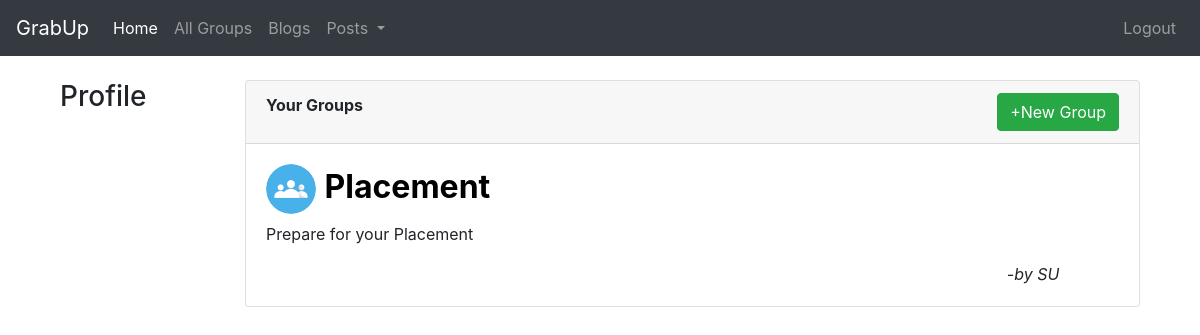
Screenshot of / (signed in) with the database file from the repository.
### blog/models.py (models this page shows, shortened)
class Group(models.Model):
    name=models.CharField(max_length=70,null=False)
    img=models.ImageField(blank=True,null=True)
    disc=models.TextField(null=False)
    creater=models.ForeignKey(User,on_delete=models.CASCADE,null=False)

### blog/views.py (the view)
# urls.py: path("",views.index,name="index"),
@login_required(login_url="loginUser")
def index(request):
    user=User.objects.get(username=request.user.username)
    belong=Belong.objects.filter(user=user)
    group_list=[]
    for b in belong:
        group_list.append(b.group)
    context={"group_list":group_list}
    return render(request,"blog/index.html",context)

### blog/templates/blog/index.html (shortened to what this page needs)
{% extends 'blog/base.html' %}
{% load static %}
{% block body %}
<div class="container">
    <div class="row mt-4">
        <div class="col col-lg-2">
            <h3>Profile</h3>
        </div>
        <div class="col col-lg-10">
            <div class="card shadow-lg ">
                <div class="card-header">
                    <strong>Your Groups</strong>
                    <div class="float-right">
                        <a href="{% url 'group_form' %}"><button type="button" class="btn btn-success" >+New Group</button></a>
                    </div>
                </div>
                <div class="card-body">
                    {% for group in group_list %}
                    <div class="row">
                        <div class="col col-lg-12">
                            <span>
                                <h2><a href="{% url 'group' group.id %}">
                                    {% if group.img %}
                                    <img src="media/{{group.img}}" style="height: 50px;width:50px;border-radius: 50%;">
                                    {%else%}
                                    <img src="{% static 'images/group.png' %}" style="height: 50px;width:50px;border-radius: 50%;">
                                    {%endif%}
                                    <strong style="color: black">{{group.name}}</strong></a>
                                </h2>
                            </span>
                            <p>{{group.disc}}</p>
                        </div>
                    </div>
                    <div class=" col col-lg-2 ml-auto">
                        <div class="container ml-auto"><i>-by {{group.creater}}</i></div>
                    </div>
                    {%endfor%}
                </div>
            </div>
        </div>
    </div>
</div>
{%endblock%}

### rows the page displays
Group: name "Placement", disc "Prepare for your Placement", creater "SU"
